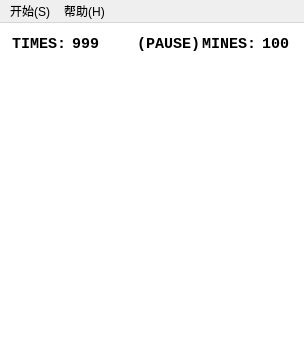
<?xml version="1.0" encoding="UTF-8"?>
<ui version="4.0">
 <class>MainWindow</class>
 <widget class="QMainWindow" name="MainWindow">
  <property name="geometry">
   <rect>
    <x>0</x>
    <y>0</y>
    <width>304</width>
    <height>348</height>
   </rect>
  </property>
  <property name="maximumSize">
   <size>
    <width>65536</width>
    <height>65536</height>
   </size>
  </property>
  <property name="font">
   <font>
    <family>Consolas</family>
    <pointsize>11</pointsize>
    <bold>true</bold>
   </font>
  </property>
  <property name="acceptDrops">
   <bool>false</bool>
  </property>
  <property name="windowTitle">
   <string>Mine Sweeper</string>
  </property>
  <property name="windowIcon">
   <iconset>
    <normaloff>:/Images/icon.ico</normaloff>:/Images/icon.ico</iconset>
  </property>
  <property name="styleSheet">
   <string notr="true"/>
  </property>
  <widget class="QWidget" name="centralWidget">
   <property name="styleSheet">
    <string notr="true">background-color: rgb(255, 255, 255);
color: rgb(0, 0, 0);</string>
   </property>
   <layout class="QVBoxLayout" name="pMainLayout">
    <property name="spacing">
     <number>0</number>
    </property>
    <property name="sizeConstraint">
     <enum>QLayout::SetDefaultConstraint</enum>
    </property>
    <property name="leftMargin">
     <number>0</number>
    </property>
    <property name="topMargin">
     <number>0</number>
    </property>
    <property name="rightMargin">
     <number>0</number>
    </property>
    <property name="bottomMargin">
     <number>0</number>
    </property>
    <item>
     <layout class="QHBoxLayout" name="gameInfoLayout">
      <property name="spacing">
       <number>0</number>
      </property>
      <property name="sizeConstraint">
       <enum>QLayout::SetDefaultConstraint</enum>
      </property>
      <property name="leftMargin">
       <number>12</number>
      </property>
      <property name="rightMargin">
       <number>12</number>
      </property>
      <item>
       <widget class="QLabel" name="timeLabel">
        <property name="sizePolicy">
         <sizepolicy hsizetype="Fixed" vsizetype="Fixed">
          <horstretch>0</horstretch>
          <verstretch>0</verstretch>
         </sizepolicy>
        </property>
        <property name="minimumSize">
         <size>
          <width>60</width>
          <height>42</height>
         </size>
        </property>
        <property name="maximumSize">
         <size>
          <width>60</width>
          <height>42</height>
         </size>
        </property>
        <property name="font">
         <font>
          <family>Consolas</family>
          <pointsize>11</pointsize>
          <bold>true</bold>
         </font>
        </property>
        <property name="text">
         <string>TIMES:</string>
        </property>
       </widget>
      </item>
      <item>
       <widget class="QLabel" name="timeValueLabel">
        <property name="sizePolicy">
         <sizepolicy hsizetype="Preferred" vsizetype="Preferred">
          <horstretch>0</horstretch>
          <verstretch>0</verstretch>
         </sizepolicy>
        </property>
        <property name="minimumSize">
         <size>
          <width>0</width>
          <height>42</height>
         </size>
        </property>
        <property name="maximumSize">
         <size>
          <width>16777215</width>
          <height>42</height>
         </size>
        </property>
        <property name="baseSize">
         <size>
          <width>30</width>
          <height>42</height>
         </size>
        </property>
        <property name="font">
         <font>
          <family>Consolas</family>
          <pointsize>11</pointsize>
          <bold>true</bold>
         </font>
        </property>
        <property name="layoutDirection">
         <enum>Qt::LeftToRight</enum>
        </property>
        <property name="text">
         <string>999</string>
        </property>
       </widget>
      </item>
      <item>
       <widget class="QLabel" name="pauseInfoLabel">
        <property name="enabled">
         <bool>true</bool>
        </property>
        <property name="minimumSize">
         <size>
          <width>0</width>
          <height>42</height>
         </size>
        </property>
        <property name="maximumSize">
         <size>
          <width>16777215</width>
          <height>42</height>
         </size>
        </property>
        <property name="font">
         <font>
          <family>Consolas</family>
          <pointsize>11</pointsize>
          <bold>true</bold>
         </font>
        </property>
        <property name="text">
         <string>(PAUSE)</string>
        </property>
       </widget>
      </item>
      <item>
       <widget class="QLabel" name="remainLabel">
        <property name="sizePolicy">
         <sizepolicy hsizetype="Fixed" vsizetype="Fixed">
          <horstretch>0</horstretch>
          <verstretch>0</verstretch>
         </sizepolicy>
        </property>
        <property name="minimumSize">
         <size>
          <width>60</width>
          <height>42</height>
         </size>
        </property>
        <property name="maximumSize">
         <size>
          <width>60</width>
          <height>42</height>
         </size>
        </property>
        <property name="baseSize">
         <size>
          <width>0</width>
          <height>42</height>
         </size>
        </property>
        <property name="font">
         <font>
          <family>Consolas</family>
          <pointsize>11</pointsize>
          <bold>true</bold>
         </font>
        </property>
        <property name="text">
         <string>MINES:</string>
        </property>
        <property name="alignment">
         <set>Qt::AlignLeading|Qt::AlignLeft|Qt::AlignVCenter</set>
        </property>
       </widget>
      </item>
      <item>
       <widget class="QLabel" name="remainValueLabel">
        <property name="sizePolicy">
         <sizepolicy hsizetype="Fixed" vsizetype="Fixed">
          <horstretch>0</horstretch>
          <verstretch>0</verstretch>
         </sizepolicy>
        </property>
        <property name="minimumSize">
         <size>
          <width>30</width>
          <height>42</height>
         </size>
        </property>
        <property name="maximumSize">
         <size>
          <width>30</width>
          <height>42</height>
         </size>
        </property>
        <property name="font">
         <font>
          <family>Consolas</family>
          <pointsize>11</pointsize>
          <bold>true</bold>
         </font>
        </property>
        <property name="text">
         <string>100</string>
        </property>
       </widget>
      </item>
     </layout>
    </item>
    <item>
     <widget class="SceneWidget" name="sceneWidget" native="true">
      <property name="sizePolicy">
       <sizepolicy hsizetype="Preferred" vsizetype="Preferred">
        <horstretch>0</horstretch>
        <verstretch>0</verstretch>
       </sizepolicy>
      </property>
      <property name="minimumSize">
       <size>
        <width>280</width>
        <height>280</height>
       </size>
      </property>
     </widget>
    </item>
   </layout>
  </widget>
  <widget class="QMenuBar" name="menuBar">
   <property name="geometry">
    <rect>
     <x>0</x>
     <y>0</y>
     <width>304</width>
     <height>24</height>
    </rect>
   </property>
   <property name="font">
    <font>
     <family>Microsoft YaHei UI</family>
     <pointsize>9</pointsize>
     <italic>false</italic>
     <bold>false</bold>
     <underline>false</underline>
     <strikeout>false</strikeout>
    </font>
   </property>
   <widget class="QMenu" name="pMenuStart">
    <property name="title">
     <string>开始(S)</string>
    </property>
    <addaction name="actionLevel1"/>
    <addaction name="actionLevel2"/>
    <addaction name="actionLevel3"/>
    <addaction name="actionCustom"/>
    <addaction name="separator"/>
    <addaction name="actionPause"/>
    <addaction name="actionRestart"/>
   </widget>
   <widget class="QMenu" name="menuHelp">
    <property name="title">
     <string>帮助(H)</string>
    </property>
    <addaction name="actionRecord"/>
    <addaction name="separator"/>
    <addaction name="actionAbout"/>
   </widget>
   <addaction name="pMenuStart"/>
   <addaction name="menuHelp"/>
  </widget>
  <action name="actionLevel1">
   <property name="text">
    <string>初级(E)</string>
   </property>
  </action>
  <action name="actionLevel2">
   <property name="text">
    <string>中级(N)</string>
   </property>
  </action>
  <action name="actionLevel3">
   <property name="text">
    <string>高级(H)</string>
   </property>
  </action>
  <action name="actionRestart">
   <property name="text">
    <string>重新开始(R)</string>
   </property>
  </action>
  <action name="actionAbout">
   <property name="text">
    <string>关于(A)</string>
   </property>
  </action>
  <action name="actionCustom">
   <property name="text">
    <string>自定义(C)</string>
   </property>
  </action>
  <action name="actionRecord">
   <property name="text">
    <string>排行榜(R)</string>
   </property>
  </action>
  <action name="actionPause">
   <property name="text">
    <string>暂停(P)</string>
   </property>
  </action>
 </widget>
 <customwidgets>
  <customwidget>
   <class>SceneWidget</class>
   <extends>QWidget</extends>
   <header>views/widgets/scenewidget.h</header>
   <container>1</container>
  </customwidget>
 </customwidgets>
 <resources/>
 <connections/>
</ui>
